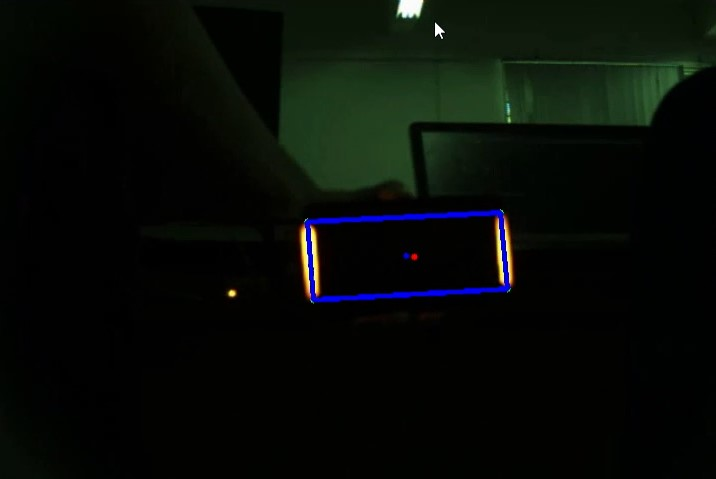
//> input picture 效果.jpg, 716 x 479 px, given in place of 装甲板_1.avi, which was not available
$ ./main   (built with g++ and OpenCV 4)
//> lines starting //> are read from the running program, lines starting //| are printed output that depends on the picture; after the words box and inside, x2 and y2 are one past the last pixel; in counts of white or black regions, pixels touching at a corner belong together; pictures that were not available may be replaced by others from this repository, and a replacement may not be noted
#include <iostream>
#include <opencv2/opencv.hpp>
#include <numeric>
#include <chrono>
#include <ctime>
using namespace cv;
using namespace cv::ml;
using namespace std;
// parameter
const short int minarea = 50;               //灯条的最小识别面积
const short int wid_hei = 3;                //灯条的最小高宽比
const short int maxarea = 1200;             //灯条的最大识别面积
const short int max_dist_x_ratio = 3;       //两个灯条X坐标与灯条高度的最大比值
const short int min_dist_x_ratio = 1;       //两个灯条X坐标与灯条高度的最小比值
const float parallel_tan = 0.3;             //两个灯条夹角的最大正切值
const short int mean_area_divisor = 3;      //两个灯条面积的差 < 两个灯条面积的和/mean_area_divisor
const short int bianry_threshold = 100;     //图像二值化的阈值
#define YELLOW                              //灯条的颜色  para: RED  YELLOW   BLUE

double getDistance(Point A, Point B)
{
    double dis;
    dis = pow((A.x - B.x), 2) + pow((A.y - B.y), 2);
    return sqrt(dis);
}

double getDistance(double a, double b, double c)
{
    double dis;
    dis = pow(a, 2) + pow(b, 2) + pow(c, 2);
    return sqrt(dis);
}

Point2i getMidpoint(Point A, Point B)
{
    Point2i P;
    P.x = (A.x + B.x) / 2;
    P.y = (A.y + B.y) / 2;
    return P;
}

Point2i getMidpoint(Point A, Point B, Point C, Point D)
{
    Point2i P;
    P.x = (A.x + B.x + C.x + D.x) / 4;
    P.y = (A.y + B.y + C.y + D.y) / 4;
    return P;
}

typedef struct
{
    string type;
    string data;
    vector<Point> location;
} decodedObject;

double display(Mat &im, vector<decodedObject> &decodedObjects, Mat cam, Mat dis)
{

    for (int i = 0; i < decodedObjects.size(); i++)
    {
        vector<Point> points = decodedObjects[i].location;
        vector<Point> hull;
        if (points.size() > 4)
            convexHull(points, hull);
        else
            hull = points;
        vector<Point2f> pnts;
        int n = hull.size();
        for (int j = 0; j < n; j++)
        {
            line(im, hull[j], hull[(j + 1) % n], Scalar(255, 0, 0), 3);
            pnts.push_back(Point2f(hull[j].x, hull[j].y));
        }
#define HALF_LENGTH 33.75
#define HALF_HIGH 13.25
        vector<Point3f> obj = vector<Point3f>{
            cv::Point3f(-HALF_LENGTH, -HALF_HIGH, 0), // tl
            cv::Point3f(HALF_LENGTH, -HALF_HIGH, 0),  // tr
            cv::Point3f(HALF_LENGTH, HALF_HIGH, 0),   // br
            cv::Point3f(-HALF_LENGTH, HALF_HIGH, 0)   // bl
        };
        cv::Mat rVec = cv::Mat::zeros(3, 1, CV_64FC1); // init rvec
        cv::Mat tVec = cv::Mat::zeros(3, 1, CV_64FC1); // init tvec
        if (pnts.size() == 4)
        {
            solvePnP(obj, pnts, cam, dis, rVec, tVec);
            double dist;
            dist = getDistance(tVec.at<double>(0, 0), tVec.at<double>(1, 0), tVec.at<double>(2, 0));
            return dist;
        }
    }
}

int main()
{
    cv::VideoCapture capture("/home/rm/code/装甲板_1.avi");
    cv::Mat frame;
    Mat distCoeffs;
    Mat cameraMatrix;
    FileStorage fs("out_camera_data.xml", FileStorage::READ);
    fs["camera_matrix"] >> cameraMatrix;
    fs["distortion_coefficients"] >> distCoeffs;
    Point2i past_point[3], predict_point;
    for (int i = 0; i < 3; i++)
    {
        past_point[i].x = -1;
        past_point[i].y = -1;
    }
    while (capture.read(frame))
    {
//> frame is the input picture: 479 rows x 716 cols, CV_8UC3; mean B, G, R 7.1, 11.2, 7.1
        double t = getTickCount();
        vector<Mat> imgChannels;
        split(frame, imgChannels);
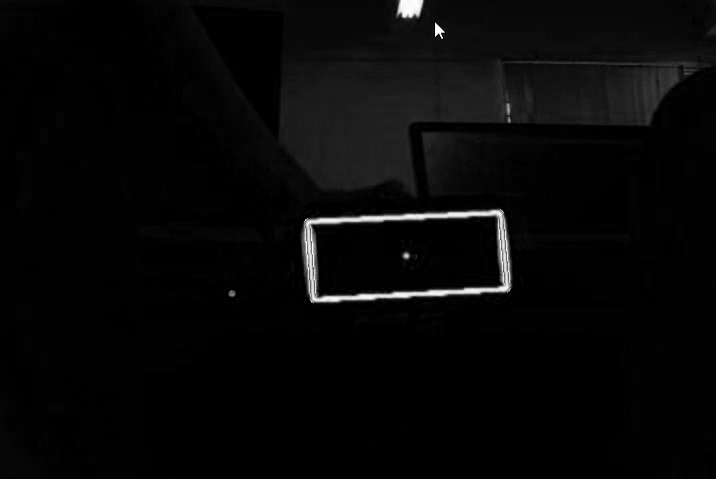
//> imgChannels[0]: 479 rows x 716 cols, CV_8UC1; min 0, max 255, mean 7.1
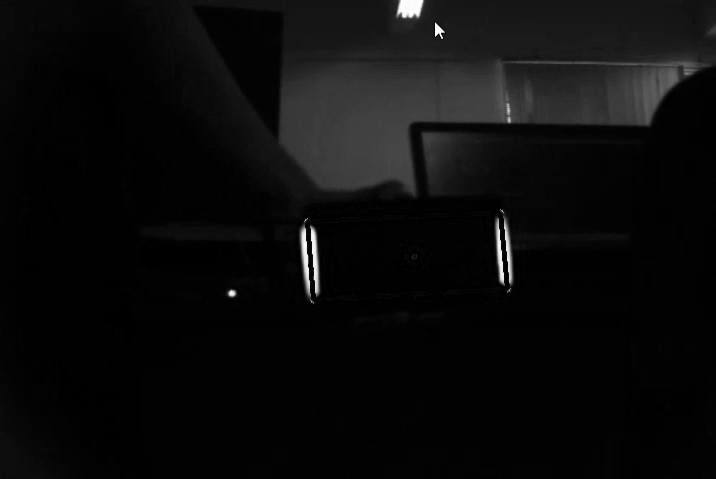
//> imgChannels[1]: 479 rows x 716 cols, CV_8UC1; min 0, max 255, mean 11.2
//获得目标颜色图像的二值图
#ifdef RED
        Mat midImage2 = imgChannels.at(2) - imgChannels.at(1);
#endif
#ifdef YELLOW
        Mat midImage2 = imgChannels.at(2) - imgChannels.at(0);
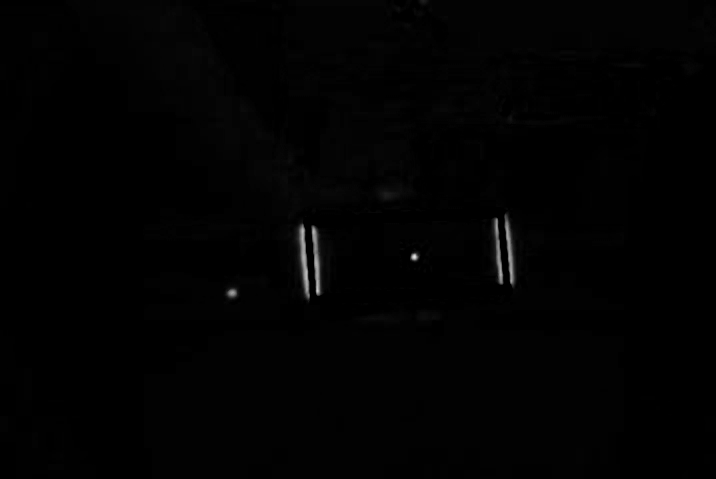
//> midImage2: 479 rows x 716 cols, CV_8UC1; min 0, max 228, mean 2
#endif
#ifdef BLUE
        Mat midImage2 = imgChannels.at(0) - imgChannels.at(2);
#endif
        //二值化，背景为黑色，图案为白色
        threshold(midImage2, midImage2, bianry_threshold, 255, cv::THRESH_BINARY);
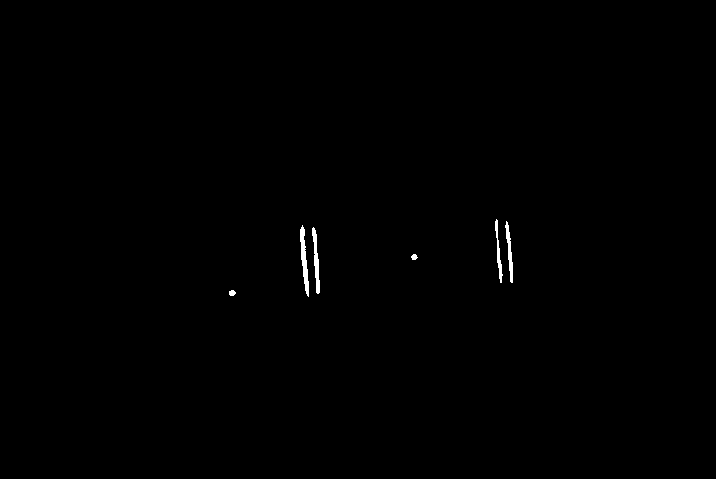
//> midImage2: 479 rows x 716 cols, CV_8UC1; 0.3% white; 6 white regions, box (x1, y1, x2, y2) and area: (300, 225, 309, 297) 308, (312, 227, 320, 294) 256, (505, 221, 513, 283) 211, (495, 219, 503, 283) 175, (229, 290, 236, 296) 33, (411, 254, 418, 260) 30
        int structElementSize = 2;
        Mat element = getStructuringElement(MORPH_RECT, Size(2 * structElementSize + 1, 2 * structElementSize + 1), Point(structElementSize, structElementSize));
        dilate(midImage2, midImage2, element);
        structElementSize = 3;
        element = getStructuringElement(MORPH_RECT, Size(2 * structElementSize + 1, 2 * structElementSize + 1), Point(structElementSize, structElementSize));
        morphologyEx(midImage2, midImage2, MORPH_CLOSE, element);
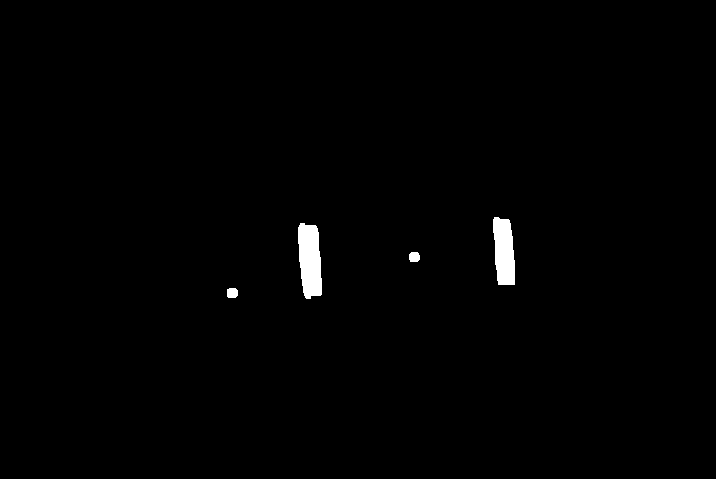
//> midImage2: 479 rows x 716 cols, CV_8UC1; 0.84% white; 4 white regions
        vector<vector<Point>> lightContours;

        //找轮廓
        findContours(midImage2.clone(), lightContours, cv::RETR_EXTERNAL, cv::CHAIN_APPROX_SIMPLE);
//> lightContours = 4 contours; box (x1, y1, x2, y2) and area: (298, 223, 322, 299) 1372, (493, 217, 515, 285) 1140, (227, 288, 238, 298) 84, (409, 252, 420, 262) 82
        vector<vector<Point>> contours2;
        vector<Vec4i> hierarchy2;
        findContours(midImage2, contours2, hierarchy2, RETR_CCOMP, CHAIN_APPROX_SIMPLE);
//> contours2 has the same summary as lightContours

        RotatedRect rect_tmp2;
        short int unit = 0;
        Point2f target;
        if (hierarchy2.size())
        {
            vector<vector<Point2i>> prePionts;
            vector<int> CountArea;
            for (int i = 0; i >= 0; i = hierarchy2[i][0])
            {
                rect_tmp2 = minAreaRect(contours2[i]);
                Point2f P[4];
                //将矩形的四个点保存在P中
                rect_tmp2.points(P);
                //为透视变换做准备
                Point2i srcRect[4];
                double width;
                double height;
                //矫正提取的叶片的宽高
                height = getDistance(P[0], P[1]);
                width = getDistance(P[1], P[2]);
                if (width < height)
                {
                    srcRect[0] = P[0];
                    srcRect[1] = P[1];
                    srcRect[2] = P[2];
                    srcRect[3] = P[3];
                }
                else
                {
                    swap(width, height);
                    srcRect[0] = P[1];
                    srcRect[1] = P[2];
                    srcRect[2] = P[3];
                    srcRect[3] = P[0];
                }
                double area = height * width;
                if (area > minarea && height / width > wid_hei)
                {
                    unit += height;
                    vector<Point2i> B;
                    B.push_back(getMidpoint(srcRect[0], srcRect[3]));
                    B.push_back(getMidpoint(srcRect[1], srcRect[2]));
                    B.push_back(srcRect[1]);
                    B.push_back(srcRect[2]);
                    prePionts.push_back(B);
                    B.clear();
                    CountArea.push_back(area);
                }
            }
//> this loop made 4 passes
//> (rect_tmp2, dis in getDistance, height, dis in getDistance (second call), width, area, unit) on passes 3 to 4: (centre (309.6, 260.2), size (21.2, 75.4), angle -3.2, 5641, 75.11, 442, 21.02, 1579, 75), (centre (503.8, 250.5), size (19.2, 68.1), angle -3.6, 4640, 68.12, 362, 19.03, 1296, 143)
//> (rect_tmp2, dis in getDistance, height, dis in getDistance (second call), width, area) on passes 1 to 2: (centre (232, 292.5), size (9, 10), angle -90, 100, 10, 81, 9, 90), (centre (414, 256.5), size (9, 10), angle -90, 100, 10, 81, 9, 90)
//> after the loop, unit = 143
            if (CountArea.size() > 1)
            {
                unit = unit / CountArea.size();
//> unit = 71
                if (prePionts.size() >= 2)
                {
                    bool flag = 1;
                    for (int i = 0; i < prePionts.size() - 1 && flag; i++)
                    {
                        for (int j = i + 1; j < prePionts.size() && flag; j++)
                        {
                            if (abs(prePionts[i][0].x - prePionts[j][0].x) > unit * min_dist_x_ratio && abs(prePionts[i][0].x - prePionts[j][0].x < max_dist_x_ratio * unit) && abs(CountArea[i] - CountArea[j]) < (CountArea[i] + CountArea[j]) / mean_area_divisor)
                            {
                                short x1 = abs(prePionts[i][0].x - prePionts[i][1].x);
                                short x2 = abs(prePionts[j][0].x - prePionts[j][1].x);
                                short y1 = abs(prePionts[i][0].y - prePionts[i][1].y);
                                short y2 = abs(prePionts[j][0].y - prePionts[j][1].y);
                                if ((x1 * x2 + y1 * y2) != 0 && abs((x1 * y2 - x2 * y1) / (x1 * x2 + y1 * y2)) < parallel_tan)
                                {
                                    target = getMidpoint(prePionts[i][0], prePionts[i][1], prePionts[j][0], prePionts[j][1]);
                                    circle(frame, prePionts[i][0], 3, Scalar(0, 255, 0), -1);
                                    circle(frame, prePionts[i][1], 3, Scalar(0, 255, 0), -1);
                                    circle(frame, prePionts[j][0], 3, Scalar(0, 255, 0), -1);
                                    circle(frame, prePionts[j][1], 3, Scalar(0, 255, 0), -1);
                                    circle(frame, target, 3, Scalar(255, 0, 0), -1);
                                    vector<Point2f> vertex;
                                    vertex.push_back(prePionts[i][0]);
                                    vertex.push_back(prePionts[i][1]);
                                    vertex.push_back(prePionts[j][0]);
                                    vertex.push_back(prePionts[j][1]);
                                    vertex.push_back(target);
                                    decodedObject obj;
                                    for (int i = 0; i < 4; i++) //左上角第一个，顺时针排序
                                    {
                                        if (vertex[i].x < vertex[4].x && vertex[i].y < vertex[4].y)
                                            obj.location.push_back(vertex[i]);
                                    }
                                    for (int i = 0; i < 4; i++)
                                    {
                                        if (vertex[i].x > vertex[4].x && vertex[i].y < vertex[4].y)
                                            obj.location.push_back(vertex[i]);
                                    }
                                    for (int i = 0; i < 4; i++)
                                    {
                                        if (vertex[i].x > vertex[4].x && vertex[i].y > vertex[4].y)
                                            obj.location.push_back(vertex[i]);
                                    }
                                    for (int i = 0; i < 4; i++)
                                    {
                                        if (vertex[i].x < vertex[4].x && vertex[i].y > vertex[4].y)
                                            obj.location.push_back(vertex[i]);
                                    }

                                    vector<decodedObject> decodedObjects;
                                    decodedObjects.push_back(obj);

                                    double dist = display(frame, decodedObjects, cameraMatrix, distCoeffs);
                                    flag = 0;
                                    if (past_point[2].x != -1 && past_point[2].y != -1)
                                    {
                                        predict_point.x = target.x + ((target.x - past_point[0].x) * 1 + (past_point[0].x - past_point[1].x) * 4 + (past_point[1].x - past_point[2].x) * 1) / 6;
                                        predict_point.y = target.y + ((target.y - past_point[0].y) * 1 + (past_point[0].y - past_point[1].y) * 4 + (past_point[1].y - past_point[2].y) * 1) / 6;
                                        circle(frame, predict_point, 3, Scalar(0, 0, 255), -1);
                                    }
                                    past_point[2].x = past_point[1].x;
                                    past_point[2].y = past_point[1].y;
                                    past_point[1].x = past_point[0].x;
                                    past_point[1].y = past_point[0].y;
                                    past_point[0].x = target.x;
                                    past_point[0].y = target.y;
                                }
                            }
                        }
                    }
//> this loop made 1 pass
//> (target, flag) on pass 1: (Point(406, 254), false)
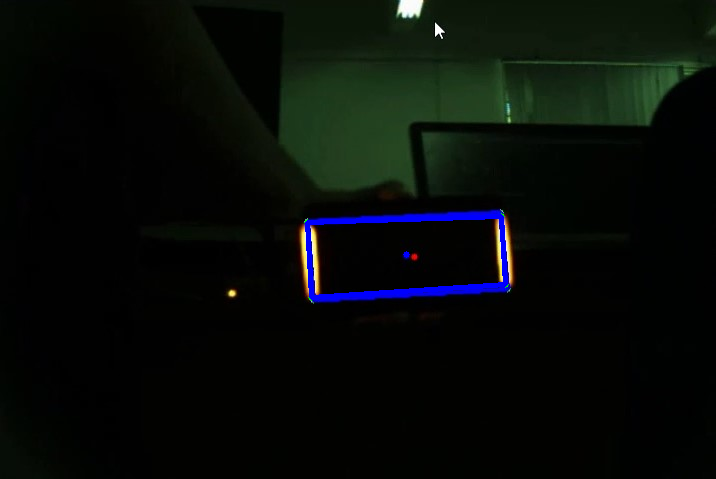
//> frame: 479 rows x 716 cols, CV_8UC3; 0.78% of pixels changed, all inside (x1, y1, x2, y2) = (304, 213, 509, 301)
//> after the loop, flag = false; past_point = 3 Points (x, y): [406, 254], [-1, -1], [-1, -1]
                }
            }
        }
        double time = (double)(getTickCount() - t) / getTickFrequency();
        cout << "FPS:" << 1 / time << endl;
    }
}
